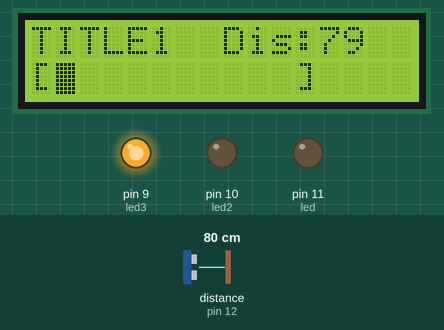
The sketch below on a simulated Arduino Uno, built with avr-gcc and run on an emulated ATmega328P. Parts: 16×2 character LCD, output pins drawn as LEDs (lit = HIGH). Wiring (inferred from the names in the program): ultrasonic range finder: trigger pin 13; echo pin 12. Inputs (shaded band) come from the test bench; at power-on: distance to the obstacle (sensor on pin 12) 80 cm. The echo pulse lasts 58.3 µs per cm; pins used as bus, display or sensor lines are not drawn; what the sketch prints to the serial monitor is not drawn.

Above: at 1.2 s.
1.3 s: distance to the obstacle (sensor on pin 12) set to 34 cm
At 3.4 s:
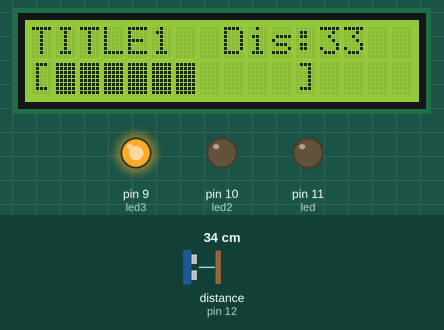
3.7 s: distance to the obstacle (sensor on pin 12) set to 27 cm
At 4.8 s:
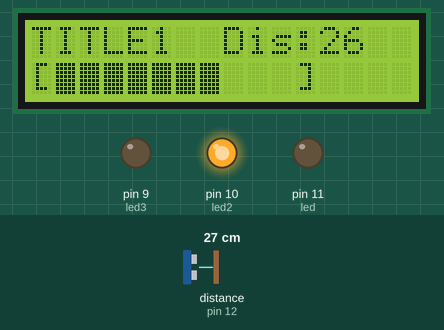
5.8 s: distance to the obstacle (sensor on pin 12) set to 2 cm
At 8.7 s:
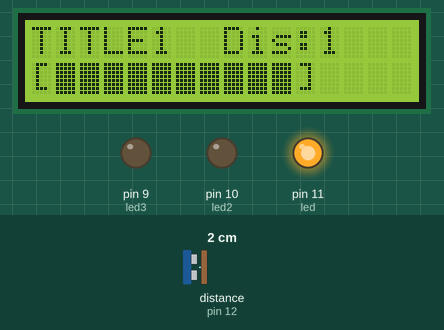
8.9 s: distance to the obstacle (sensor on pin 12) set to 250 cm
At 10.4 s:
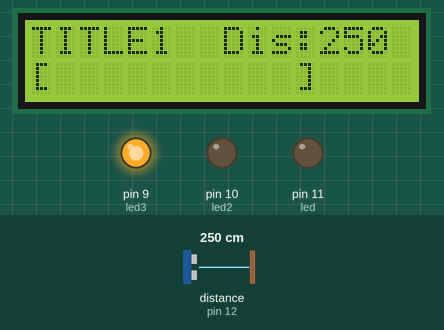
11.2 s: distance to the obstacle (sensor on pin 12) set to 9 cm
At 13.0 s:
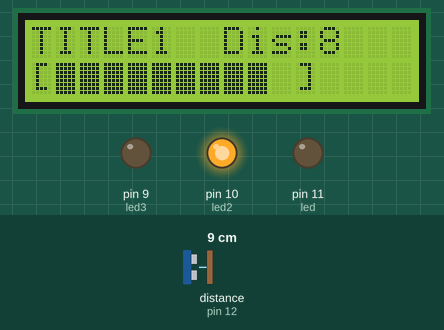
13.4 s: distance to the obstacle (sensor on pin 12) set to 18 cm
At 15.6 s:
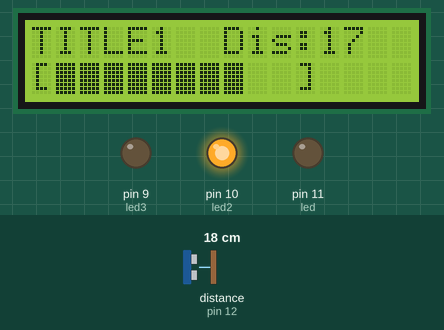
Timing chart, 0 to 17.1 s (numbered marks = the images above; inputs shaded):
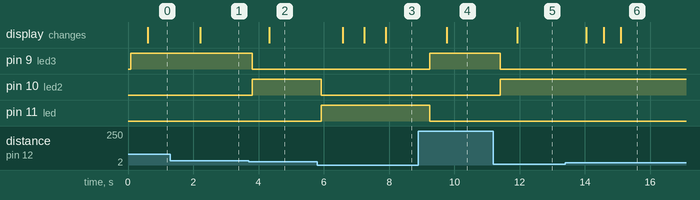

Measured:
- the behaviour switches between 31 and 30 cm on distance to the obstacle (sensor on pin 12) (found by bisection; images 1 and 2)
- after the input at 1.3 s, the display: changes after 0.91 s (image 1)
- after the input at 3.7 s, pin 9 (led3): HIGH → LOW after 0.10 s; pin 10 (led2): LOW → HIGH after 0.10 s; the display: changes after 0.63 s (image 2)
- after the input at 5.8 s, pin 10 (led2): HIGH → LOW after 0.12 s; pin 11 (led): LOW → HIGH after 0.12 s; the display: changes after 0.78 s (image 3)
- after the input at 8.9 s, pin 9 (led3): LOW → HIGH after 0.34 s; pin 11 (led): HIGH → LOW after 0.34 s; the display: changes after 0.87 s (image 4)
- after the input at 11.2 s, pin 9 (led3): HIGH → LOW after 0.20 s; pin 10 (led2): LOW → HIGH after 0.20 s; the display: changes after 0.73 s (image 5)
- after the input at 13.4 s, the display: changes after 0.64 s (image 6)

The sketch:

project.ino
```cpp
#include <Wire.h>
#include <LiquidCrystal_I2C.h>
#include <SoftwareSerial.h>
SoftwareSerial BTSerial(2,3);   //bluetooth module Tx:Digital 2 Rx:Digital 3
LiquidCrystal_I2C lcd(0x27, 16, 2);  // LCD 주소, 문자 수

int trigPin = 13;    // trigPin을 13번에 저장
int echoPin = 12;    // echPin을 12번에 저장
int led = 11;        // led를 11번에 저장
int led2 = 10;       // led2를 10번에 저장
int led3 = 9;

// 사용자 정의 문자 (1칸 = 5x8 도트)
byte gaugeFull[8] = { B11111, B11111, B11111, B11111, B11111, B11111, B11111, B11111 };
byte gaugeEmpty[8] = { B00000, B00000, B00000, B00000, B00000, B00000, B00000, B00000 };

void setup()
{
  Serial.begin (9600);            //시리얼 통신을, 9600속도로 받습니다. ( 숫자 조정은 자유)
  BTSerial.begin(9600);

  pinMode(trigPin, OUTPUT);      //trigPic을 출력모드로
  pinMode(echoPin, INPUT);       //echoPin을 입력모드로
  pinMode(led, OUTPUT);          // led를 출력모드로
  pinMode(led2, OUTPUT);          // led2를 출력모드로
  pinMode(led3, OUTPUT);          // led3를 출력모드로

  lcd.init();
  lcd.backlight();

  // 사용자 문자 등록
  lcd.createChar(0, gaugeEmpty);  // 문자 번호 0
  lcd.createChar(1, gaugeFull);   // 문자 번호 1
}

void loop()
{
  if(BTSerial.available()){
    Serial.write(BTSerial.read());
  }

  long duration, distance;           //시간과 거리를 설정합니다
  digitalWrite(trigPin, LOW);        // trigPin이 low 신호를 주면
  delayMicroseconds(2);              // 2 만큼 지연합니다
  digitalWrite(trigPin, HIGH);       // trigPin이 high 신호를 주면
  delayMicroseconds(10);             // 10 만큼 지연합니다
  digitalWrite(trigPin, LOW);
  duration = pulseIn(echoPin, HIGH);  // duration에 밑의 공식을 대입합니다
  distance = (duration/2) / 29.1;     // 초음파가 갔다가 돌아오기 때문에 2배의 값을 얻습니다 그렇기에 거리/2를 합니다.
  //Serial.println(distance);

  // 거리 전송 (Python용)


  // 거리에 따른 제어
  if (distance < 7)                   // 거리가 7보다 작아지면
  {
    digitalWrite(led,HIGH);           // 빨간 LED가  켜지고
    digitalWrite(led2,LOW);           // 노랑 LED가 꺼지고
    digitalWrite(led3,LOW);           // 초록 LED도 꺼집니다

    Serial.print("DIST:");
    Serial.print(distance);
    Serial.print(",WARN:");
    Serial.println((distance <= 2) ? 1 : 0);     // 2cm 이하일 경우 경고 (1)

    if (distance <=2){
      BTSerial.println("🚨 경고: 너무 가까움!");
      Serial.println("Bluetooth로 경고 전송됨!");
      delay(100);
    }
}
  else if (distance>=7 and distance <30){
    digitalWrite(led,LOW);          // 빨간 LED 꺼지고
    digitalWrite(led3,LOW);         // 초록 LED 꺼지고
    digitalWrite(led2,HIGH);        // 노랑 LED 켜집니다
  }
  else {                           //위 상황이 아닐경우
    digitalWrite(led,LOW);
    digitalWrite(led2,LOW);         //노랑 LED가 꺼지고
    digitalWrite(led3,HIGH);       //초록 LED가 켜집니다
  }
  if (distance >= 200 )            // 거리가 200cm가 넘어가면
  {
    Serial.println("Out of range.");  // 시리얼 모니터에 Out of range.라는 문구가 나옵니다
  }
  delay(500);


  // 게이지 출력
  lcd.clear();
  lcd.setCursor(0, 0);
  lcd.print("TITLE1");
  lcd.setCursor(8, 0);
  lcd.print("Dis:");
  lcd.print(distance);
  lcd.setCursor(0, 1);
  lcd.print("[");

  int filledBars = map(distance, 0, 80, 10, 0);
  for (int i = 0; i < 10; i++) {
    if (i < filledBars)
      lcd.write(byte(1));  // 꽉 찬 바
    else
      lcd.write(byte(0));  // 빈 바
  }
  lcd.print("]");

}
```
